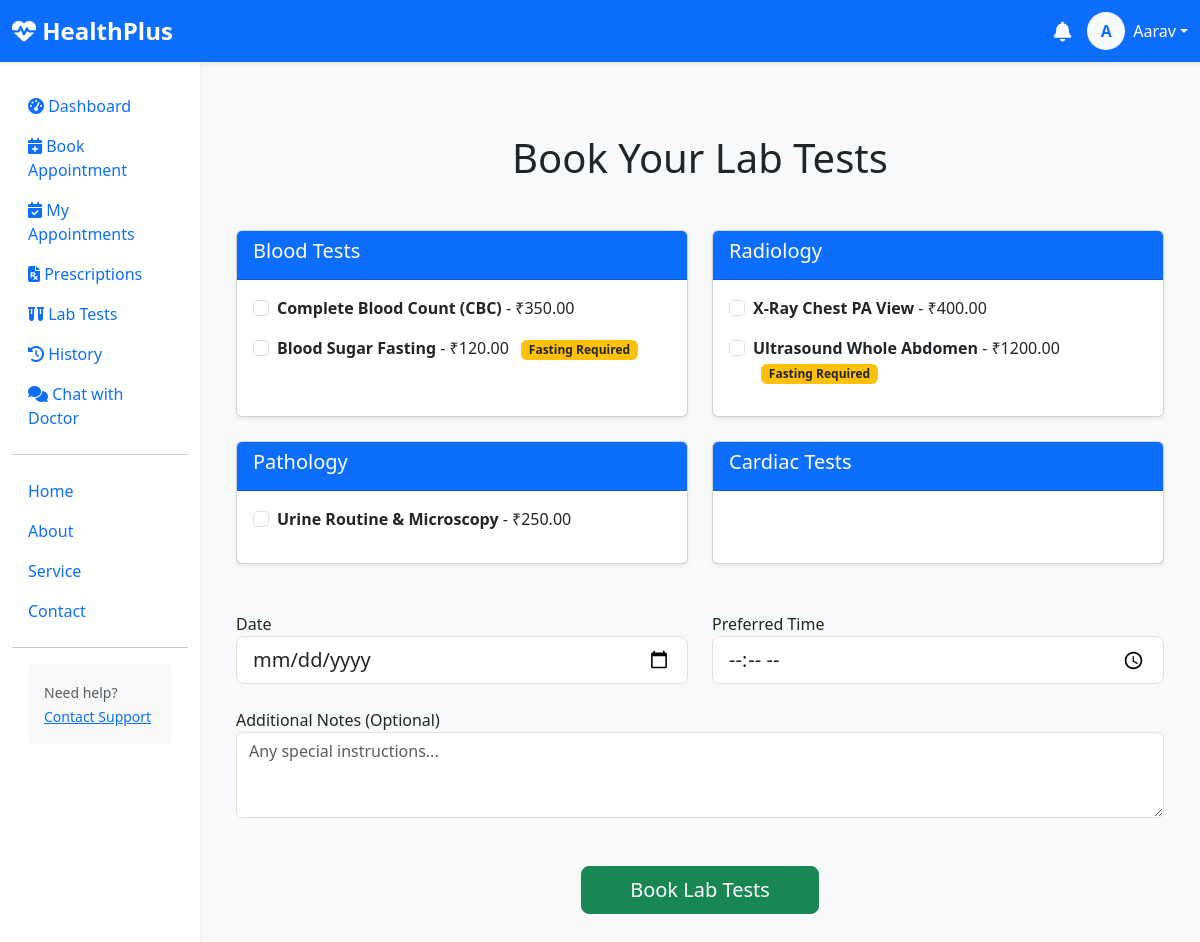
The page /patient/lab-tests/ (signed in) on the database its author committed.
### healthcare/models.py (models this page shows, shortened)
class CustomUser(AbstractUser):
    ROLE_CHOICES = (
        ('patient', 'Patient'),
        ('doctor', 'Doctor'),
        ('admin', 'Admin'),
    )
    username = None
    email = models.EmailField(unique=True, db_index=True)
    role = models.CharField(max_length=20, choices=ROLE_CHOICES, default='patient')
    first_name = models.CharField(max_length=50)
    last_name = models.CharField(max_length=50, blank=True)
    mobile_number = models.CharField(max_length=15, blank=True, null=True)
    gender = models.CharField(max_length=10, choices=[('male','Male'),('female','Female'),('other','Other')], blank=True)
    dob = models.DateField("Date of Birth", null=True, blank=True)
    address = models.TextField(blank=True)
    image = models.ImageField(upload_to='users/', blank=True, null=True)
    is_email_verified = models.BooleanField(default=False)
    created_at = models.DateTimeField(auto_now_add=True)
    objects = UserManager()
    USERNAME_FIELD = 'email'
    REQUIRED_FIELDS = []

class LabTestCategory(models.Model):
    name = models.CharField(max_length=100)
    icon = models.CharField(max_length=50, default='fa-vial')
    description = models.TextField(blank=True)
    is_active = models.BooleanField(default=True)

class LabTest(models.Model):
    category = models.ForeignKey(LabTestCategory, on_delete=models.CASCADE, related_name='tests')
    name = models.CharField(max_length=200)
    price = models.DecimalField(max_digits=8, decimal_places=2)
    fasting_required = models.BooleanField(default=False)
    sample_type = models.CharField(max_length=100, default="Blood")
    preparation = models.TextField(blank=True)
    turnaround_time = models.CharField(max_length=100, default="6-12 hours")

### healthcare/views/lab.py (the view, shortened to what this page needs)
# urls.py: path('patient/lab-tests/', lab_test_booking, name='lab_test_booking'),
@login_required(login_url="login")
def lab_test_booking(request):
    if request.user.role != 'patient':
        return redirect('home')
    categories = LabTestCategory.objects.filter(is_active=True).prefetch_related('tests')
    return render(request, 'patient/lab_booking.html', {
        'categories': categories
    })

### templates/patient/lab_booking.html (shortened to what this page needs)
{% extends "patient/base.html" %}
{% block content %}
<div class="container py-5">
    <h1 class="text-center mb-5">Book Your Lab Tests</h1>
    <form method="post">
        <div class="row g-4">
            {% for category in categories %}
            <div class="col-lg-6">
                <div class="card shadow-sm h-100">
                    <div class="card-header bg-primary text-white">
                        <h5>{{ category.name }}</h5>
                    </div>
                    <div class="card-body">
                        {% for test in category.tests.all %}
                        <div class="form-check mb-3">
                            <input class="form-check-input" type="checkbox" name="tests" value="{{ test.id }}" id="test{{ test.id }}">
                            <label class="form-check-label" for="test{{ test.id }}">
                                <strong>{{ test.name }}</strong> - ₹{{ test.price }}
                                {% if test.fasting_required %}
                                <span class="badge bg-warning text-dark ms-2">Fasting Required</span>
                                {% endif %}
                            </label>
                        </div>
                        {% endfor %}
                    </div>
                </div>
            </div>
            {% endfor %}
        </div>
        <div class="row mt-5">
            <div class="col-md-6">
                <label>Date</label>
                <input type="date" name="date" class="form-control form-control-lg" required min="{{ today|date:'Y-m-d' }}">
            </div>
            <div class="col-md-6">
                <label>Preferred Time</label>
                <input type="time" name="time" class="form-control form-control-lg" required>
            </div>
        </div>
        <div class="mt-4">
            <label>Additional Notes (Optional)</label>
            <textarea name="notes" class="form-control" rows="3" placeholder="Any special instructions..."></textarea>
        </div>
        <div class="text-center mt-5">
            <button type="submit" class="btn btn-success btn-lg px-5">Book Lab Tests</button>
        </div>
    </form>
</div>
{% endblock %}

### templates/patient/base.html (shortened to what this page needs)
{% load static %}
<!DOCTYPE html>
<html lang="en">
<head>
    <link href="https://cdn.jsdelivr.net/npm/bootstrap@5.3.3/dist/css/bootstrap.min.css" rel="stylesheet">
    <link rel="stylesheet" href="https://cdnjs.cloudflare.com/ajax/libs/font-awesome/6.5.0/css/all.min.css">
</head>
<body class="bg-light">
    <nav class="navbar navbar-expand-lg navbar-dark bg-primary shadow-sm">
        <div class="container-fluid">
            <a class="navbar-brand fw-bold fs-4" href="{% url 'patient_dashboard' %}">
                <i class="fas fa-heartbeat"></i> HealthPlus
            </a>
            <div class="d-flex align-items-center gap-3">
                <div class="dropdown">
                    <a class="text-white position-relative" href="#" role="button" data-bs-toggle="dropdown">
                        <i class="fas fa-bell fa-lg"></i>
                    </a>
                </div>
                <div class="dropdown">
                    <a class="d-flex align-items-center text-white text-decoration-none dropdown-toggle"
                       href="#" role="button" data-bs-toggle="dropdown">
                        {% if user.image %}
                            <img src="{{ user.image.url }}" class="rounded-circle me-2" width="38" height="38">
                        {% else %}
                            <div class="bg-light text-primary rounded-circle d-flex align-items-center justify-content-center me-2"
                                 style="width:38px; height:38px;">
                                <strong>{{ user.first_name|slice:":1" }}</strong>
                            </div>
                        {% endif %}
                        <span class="d-none d-sm-inline">{{ user.first_name }}</span>
                    </a>
                </div>
            </div>
        </div>
    </nav>
    <div class="container-fluid">
        <div class="row">
            <nav class="col-md-3 col-lg-2 d-md-block bg-white sidebar collapse shadow-sm" id="sidebarMenu">
                <div class="position-sticky pt-4">
                    <ul class="nav flex-column">
                        <li class="nav-item">
                            <a class="nav-link active" href="{% url 'patient_dashboard' %}">
                                <i class="fas fa-tachometer-alt"></i> Dashboard
                            </a>
                        </li>
                        <li class="nav-item">
                            <a class="nav-link" href="{% url 'book_appointment' %}">
                                <i class="fas fa-calendar-plus"></i> Book Appointment
                            </a>
                        </li>
                        <li class="nav-item">
                            <a class="nav-link" href="{% url 'my_appointments' %}">
                                <i class="fas fa-calendar-check"></i> My Appointments
                            </a>
                        </li>
                        <li class="nav-item">
                            <a class="nav-link" href="{% url 'my_prescriptions' %}">
                                <i class="fas fa-file-prescription"></i> Prescriptions
                            </a>
                        </li>
                        <li class="nav-item">
                            <a class="nav-link" href="{% url 'lab_test_booking' %}">
                                <i class="fas fa-vials"></i> Lab Tests
                            </a>
                        </li>
                        <li class="nav-item">
                            <a class="nav-link" href="{% url 'appointment_history' %}">
                                <i class="fas fa-history"></i> History
                            </a>
                        </li>
                        <li class="nav-item">
                            <a class="nav-link" href="{% url 'patient_chat_list' %}"
                            class="nav-link {% if request.resolver_match.url_name == 'patient_chat_list' %}active{% endif %}">
                                <i class="fas fa-comments"></i>
                                <span>Chat with Doctor</span>
                            </a>
                        </li>
                    </ul>
                    <hr>
                    <div>
                    <ul class="nav flex-column">
                        <li class="nav-item">
                            <a class="nav-link" href="{% url 'home' %}">
                                 Home
                            </a>
                        </li>
                        <li class="nav-item">
                            <a class="nav-link" href="{% url 'about' %}">
                                 About
                            </a>
                        </li>
                        <li class="nav-item">
                            <a class="nav-link" href="{% url 'service' %}">
                                 Service
                            </a>
                        </li>
                        <li class="nav-item">
                            <a class="nav-link" href="{% url 'contact' %}">
                                 Contact
                            </a>
                        </li>
                    </ul>
                    <hr>
                    <div class="p-3 bg-light rounded mx-3">
                        <small class="text-muted">Need help?</small><br>
                        <a href="#" class="small">Contact Support</a>
                    </div>
                </div>
            </nav>
            <main class="col-md-9 ms-sm-auto col-lg-10 px-md-4 py-4">
                {% block content %}{% endblock %}
            </main>
        </div>
    </div>
</body>
</html>

### rows shown on the page
CustomUser: first_name "A", first_name "Aarav"
LabTestCategory: name "Blood Tests"
LabTest: name "Complete Blood Count (CBC)", price "350.00"
LabTest: name "Blood Sugar Fasting", price "120.00", fasting_required "Fasting Required"
LabTestCategory: name "Radiology"
LabTest: name "X-Ray Chest PA View", price "400.00"
LabTest: name "Ultrasound Whole Abdomen", price "1200.00", fasting_required "Fasting Required"
LabTestCategory: name "Pathology"
LabTest: name "Urine Routine & Microscopy", price "250.00"
LabTestCategory: name "Cardiac Tests"
